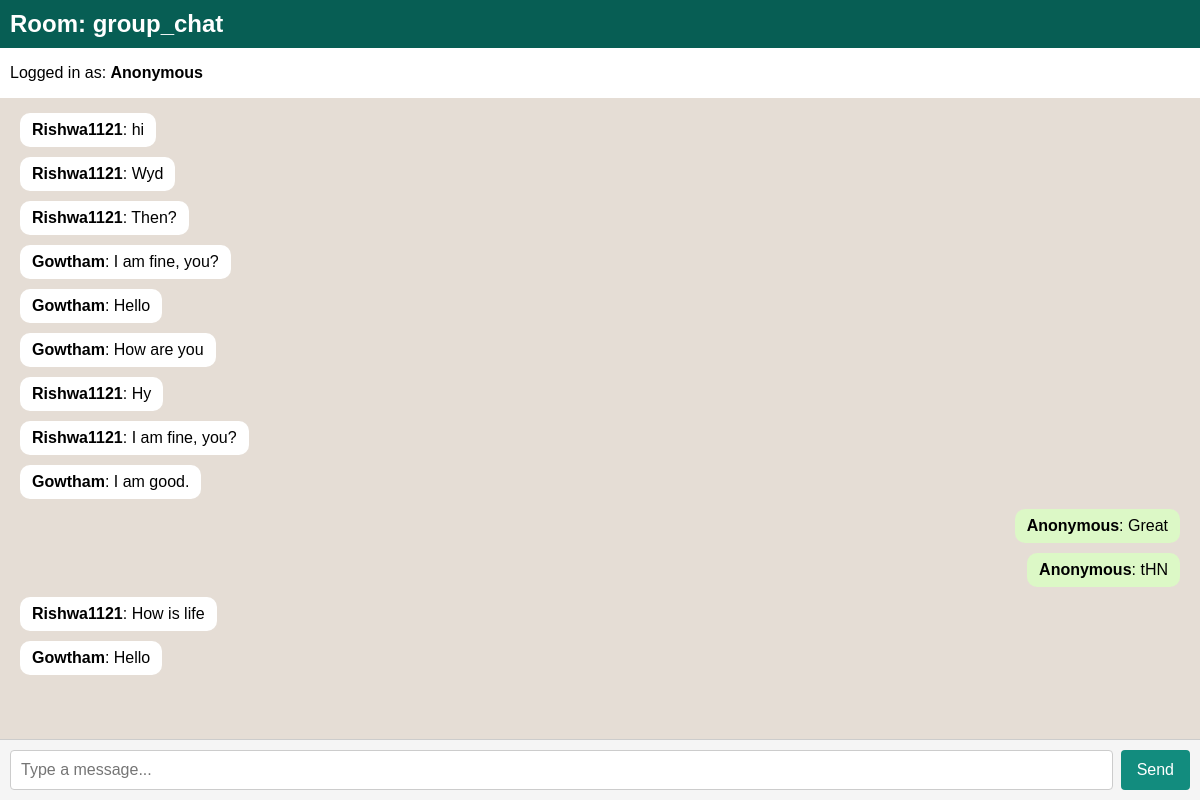
The app's page /chat/group_chat/ with its own data.
### chat/models.py (models this page shows, shortened)
class Message(models.Model):
    room_name = models.CharField(max_length=255)
    username = models.CharField(max_length=255)
    content = models.TextField()
    timestamp = models.DateTimeField(auto_now_add=True)

### chat/views.py (the view)
# urls.py: path('<str:room_name>/', views.room, name='room'),
def room(request, room_name):
    username = request.user.username if request.user.is_authenticated else "Anonymous"
    messages = Message.objects.filter(room_name=room_name).order_by('timestamp')
    return render(request, "chat/room.html", {
        "room_name": room_name,
        "username": username,
        "messages": messages,
    })

### social/context_processors.py (called while the page is built)
def unread_notification_count(request):
    if request.user.is_authenticated:
        count = Notification.objects.filter(user=request.user, is_read=False).count()
    else:
        count = 0
    return {'unread_notification_count': count}

### chat/templates/chat/room.html (shortened to what this page needs)
<!DOCTYPE html>
<html>
<head>
</head>
<body>
    <h2>Room: {{ room_name }}</h2>
    <p style="padding-left: 10px;">Logged in as: <strong>{{ username }}</strong></p>
    <ul id="messages">
        {% for msg in messages %}
            <li class="message {% if msg.username == username %}me{% else %}other{% endif %}">
                <strong>{{ msg.username }}</strong>: {{ msg.content }}
            </li>
        {% endfor %}
    </ul>
    <div class="input-container">
        <input id="messageInput" type="text" placeholder="Type a message..." autocomplete="off">
        <button onclick="sendMessage()">Send</button>
    </div>
</body>
</html>

### chat/templates/chat/room.html (style rules this page uses)
body { font-family: Arial, sans-serif; margin: 0; padding: 0; height: 100vh; display: flex; flex-direction: column; }
h2 { padding: 10px; background-color: #075E54; color: white; margin: 0; }
#messages { list-style-type: none; padding: 10px; margin: 0; flex: 1; overflow-y: auto; background-color: #e5ddd5; }
.message { padding: 8px 12px; margin: 5px 10px; border-radius: 10px; max-width: 60%; clear: both; word-wrap: break-word; }
.me { background-color: #dcf8c6; float: right; text-align: right; }
.other { background-color: #ffffff; float: left; text-align: left; }
.input-container { display: flex; padding: 10px; border-top: 1px solid #ccc; background-color: #f5f5f5; }
#messageInput { flex: 1; padding: 10px; font-size: 16px; border: 1px solid #ccc; border-radius: 4px; }
button { padding: 10px 16px; margin-left: 8px; font-size: 16px; background-color: #128C7E; color: white; border: none; border-radius: 4px; cursor: pointer; }
#messages::after { content: ""; display: block; clear: both; }

### records on screen
Message: username "Rishwa1121", content "hi"
Message: username "Rishwa1121", content "Wyd"
Message: username "Rishwa1121", content "Then?"
Message: username "Gowtham", content "I am fine, you?"
Message: username "Gowtham", content "Hello"
Message: username "Gowtham", content "How are you"
Message: username "Rishwa1121", content "Hy"
Message: username "Rishwa1121", content "I am fine, you?"
Message: username "Gowtham", content "I am good."
Message: username "Anonymous", content "Great"
Message: username "Anonymous", content "tHN"
Message: username "Rishwa1121", content "How is life"
Message: username "Gowtham", content "Hello"

### other values on screen
{{ room_name }} "group_chat"
{{ username }} "Anonymous"
